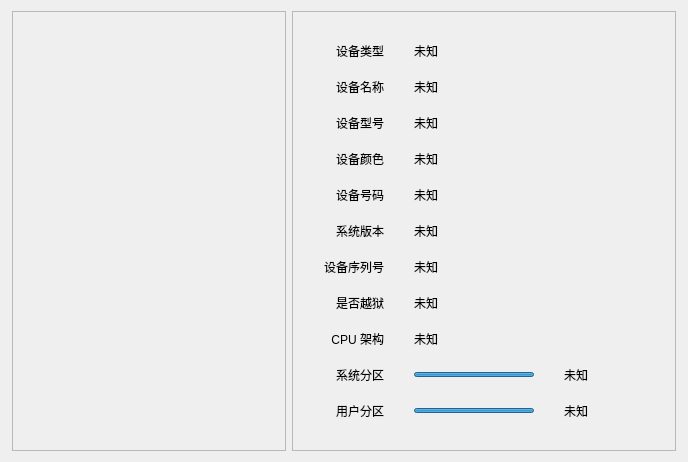
<?xml version="1.0" encoding="UTF-8"?>
<ui version="4.0">
 <class>BasicInfoDlg</class>
 <widget class="QFrame" name="BasicInfoDlg">
  <property name="geometry">
   <rect>
    <x>0</x>
    <y>0</y>
    <width>688</width>
    <height>462</height>
   </rect>
  </property>
  <property name="windowTitle">
   <string>BasicInfoDlg</string>
  </property>
  <layout class="QHBoxLayout" name="horizontalLayout">
   <item>
    <spacer name="horizontalSpacer">
     <property name="orientation">
      <enum>Qt::Horizontal</enum>
     </property>
     <property name="sizeHint" stdset="0">
      <size>
       <width>40</width>
       <height>20</height>
      </size>
     </property>
    </spacer>
   </item>
   <item>
    <widget class="QFrame" name="frame">
     <property name="frameShape">
      <enum>QFrame::StyledPanel</enum>
     </property>
     <property name="frameShadow">
      <enum>QFrame::Raised</enum>
     </property>
     <layout class="QVBoxLayout" name="verticalLayout">
      <item>
       <widget class="QLabel" name="picture">
        <property name="minimumSize">
         <size>
          <width>250</width>
          <height>350</height>
         </size>
        </property>
        <property name="maximumSize">
         <size>
          <width>250</width>
          <height>350</height>
         </size>
        </property>
        <property name="text">
         <string/>
        </property>
        <property name="pixmap">
         <pixmap resource="m6000.qrc">:/Image/iphone_5s_gold.png</pixmap>
        </property>
       </widget>
      </item>
     </layout>
    </widget>
   </item>
   <item>
    <widget class="QFrame" name="frame_2">
     <property name="sizePolicy">
      <sizepolicy hsizetype="Expanding" vsizetype="Preferred">
       <horstretch>0</horstretch>
       <verstretch>0</verstretch>
      </sizepolicy>
     </property>
     <property name="frameShape">
      <enum>QFrame::StyledPanel</enum>
     </property>
     <property name="frameShadow">
      <enum>QFrame::Raised</enum>
     </property>
     <layout class="QVBoxLayout" name="verticalLayout_2">
      <item>
       <spacer name="verticalSpacer_2">
        <property name="orientation">
         <enum>Qt::Vertical</enum>
        </property>
        <property name="sizeHint" stdset="0">
         <size>
          <width>20</width>
          <height>40</height>
         </size>
        </property>
       </spacer>
      </item>
      <item>
       <layout class="QHBoxLayout" name="horizontalLayout_2">
        <property name="spacing">
         <number>30</number>
        </property>
        <item>
         <widget class="QLabel" name="info_1">
          <property name="minimumSize">
           <size>
            <width>80</width>
            <height>30</height>
           </size>
          </property>
          <property name="maximumSize">
           <size>
            <width>80</width>
            <height>30</height>
           </size>
          </property>
          <property name="text">
           <string>设备类型</string>
          </property>
          <property name="alignment">
           <set>Qt::AlignRight|Qt::AlignTrailing|Qt::AlignVCenter</set>
          </property>
         </widget>
        </item>
        <item>
         <widget class="QLabel" name="lbDevType">
          <property name="minimumSize">
           <size>
            <width>250</width>
            <height>30</height>
           </size>
          </property>
          <property name="maximumSize">
           <size>
            <width>250</width>
            <height>30</height>
           </size>
          </property>
          <property name="text">
           <string>未知</string>
          </property>
         </widget>
        </item>
       </layout>
      </item>
      <item>
       <layout class="QHBoxLayout" name="horizontalLayout_3">
        <property name="spacing">
         <number>30</number>
        </property>
        <item>
         <widget class="QLabel" name="info_2">
          <property name="minimumSize">
           <size>
            <width>80</width>
            <height>30</height>
           </size>
          </property>
          <property name="maximumSize">
           <size>
            <width>80</width>
            <height>30</height>
           </size>
          </property>
          <property name="text">
           <string>设备名称</string>
          </property>
          <property name="alignment">
           <set>Qt::AlignRight|Qt::AlignTrailing|Qt::AlignVCenter</set>
          </property>
         </widget>
        </item>
        <item>
         <widget class="QLabel" name="lbDevName">
          <property name="minimumSize">
           <size>
            <width>250</width>
            <height>30</height>
           </size>
          </property>
          <property name="maximumSize">
           <size>
            <width>250</width>
            <height>30</height>
           </size>
          </property>
          <property name="text">
           <string>未知</string>
          </property>
         </widget>
        </item>
       </layout>
      </item>
      <item>
       <layout class="QHBoxLayout" name="horizontalLayout_4">
        <property name="spacing">
         <number>30</number>
        </property>
        <item>
         <widget class="QLabel" name="info_3">
          <property name="minimumSize">
           <size>
            <width>80</width>
            <height>30</height>
           </size>
          </property>
          <property name="maximumSize">
           <size>
            <width>80</width>
            <height>30</height>
           </size>
          </property>
          <property name="text">
           <string>设备型号</string>
          </property>
          <property name="alignment">
           <set>Qt::AlignRight|Qt::AlignTrailing|Qt::AlignVCenter</set>
          </property>
         </widget>
        </item>
        <item>
         <widget class="QLabel" name="lbDevModel">
          <property name="minimumSize">
           <size>
            <width>250</width>
            <height>30</height>
           </size>
          </property>
          <property name="maximumSize">
           <size>
            <width>250</width>
            <height>30</height>
           </size>
          </property>
          <property name="text">
           <string>未知</string>
          </property>
         </widget>
        </item>
       </layout>
      </item>
      <item>
       <layout class="QHBoxLayout" name="horizontalLayout_12">
        <property name="spacing">
         <number>30</number>
        </property>
        <item>
         <widget class="QLabel" name="info_11">
          <property name="minimumSize">
           <size>
            <width>80</width>
            <height>30</height>
           </size>
          </property>
          <property name="maximumSize">
           <size>
            <width>80</width>
            <height>30</height>
           </size>
          </property>
          <property name="text">
           <string>设备颜色</string>
          </property>
          <property name="alignment">
           <set>Qt::AlignRight|Qt::AlignTrailing|Qt::AlignVCenter</set>
          </property>
         </widget>
        </item>
        <item>
         <widget class="QLabel" name="lbExtraInfo">
          <property name="minimumSize">
           <size>
            <width>250</width>
            <height>30</height>
           </size>
          </property>
          <property name="maximumSize">
           <size>
            <width>250</width>
            <height>30</height>
           </size>
          </property>
          <property name="text">
           <string>未知</string>
          </property>
         </widget>
        </item>
       </layout>
      </item>
      <item>
       <layout class="QHBoxLayout" name="horizontalLayout_5">
        <property name="spacing">
         <number>30</number>
        </property>
        <item>
         <widget class="QLabel" name="info_4">
          <property name="minimumSize">
           <size>
            <width>80</width>
            <height>30</height>
           </size>
          </property>
          <property name="maximumSize">
           <size>
            <width>80</width>
            <height>30</height>
           </size>
          </property>
          <property name="text">
           <string>设备号码</string>
          </property>
          <property name="alignment">
           <set>Qt::AlignRight|Qt::AlignTrailing|Qt::AlignVCenter</set>
          </property>
         </widget>
        </item>
        <item>
         <widget class="QLabel" name="lbDevNumber">
          <property name="minimumSize">
           <size>
            <width>250</width>
            <height>30</height>
           </size>
          </property>
          <property name="maximumSize">
           <size>
            <width>250</width>
            <height>30</height>
           </size>
          </property>
          <property name="text">
           <string>未知</string>
          </property>
         </widget>
        </item>
       </layout>
      </item>
      <item>
       <layout class="QHBoxLayout" name="horizontalLayout_6">
        <property name="spacing">
         <number>30</number>
        </property>
        <item>
         <widget class="QLabel" name="info_5">
          <property name="minimumSize">
           <size>
            <width>80</width>
            <height>30</height>
           </size>
          </property>
          <property name="maximumSize">
           <size>
            <width>80</width>
            <height>30</height>
           </size>
          </property>
          <property name="text">
           <string>系统版本</string>
          </property>
          <property name="alignment">
           <set>Qt::AlignRight|Qt::AlignTrailing|Qt::AlignVCenter</set>
          </property>
         </widget>
        </item>
        <item>
         <widget class="QLabel" name="lbOsVersion">
          <property name="minimumSize">
           <size>
            <width>250</width>
            <height>0</height>
           </size>
          </property>
          <property name="maximumSize">
           <size>
            <width>250</width>
            <height>16777215</height>
           </size>
          </property>
          <property name="text">
           <string>未知</string>
          </property>
         </widget>
        </item>
       </layout>
      </item>
      <item>
       <layout class="QHBoxLayout" name="horizontalLayout_7">
        <property name="spacing">
         <number>30</number>
        </property>
        <item>
         <widget class="QLabel" name="info_6">
          <property name="minimumSize">
           <size>
            <width>80</width>
            <height>30</height>
           </size>
          </property>
          <property name="maximumSize">
           <size>
            <width>80</width>
            <height>30</height>
           </size>
          </property>
          <property name="text">
           <string>设备序列号</string>
          </property>
          <property name="alignment">
           <set>Qt::AlignRight|Qt::AlignTrailing|Qt::AlignVCenter</set>
          </property>
         </widget>
        </item>
        <item>
         <widget class="QLabel" name="lbSerialNum">
          <property name="minimumSize">
           <size>
            <width>250</width>
            <height>30</height>
           </size>
          </property>
          <property name="maximumSize">
           <size>
            <width>250</width>
            <height>30</height>
           </size>
          </property>
          <property name="text">
           <string>未知</string>
          </property>
         </widget>
        </item>
       </layout>
      </item>
      <item>
       <layout class="QHBoxLayout" name="horizontalLayout_8">
        <property name="spacing">
         <number>30</number>
        </property>
        <item>
         <widget class="QLabel" name="info_7">
          <property name="minimumSize">
           <size>
            <width>80</width>
            <height>30</height>
           </size>
          </property>
          <property name="maximumSize">
           <size>
            <width>80</width>
            <height>30</height>
           </size>
          </property>
          <property name="text">
           <string>是否越狱</string>
          </property>
          <property name="alignment">
           <set>Qt::AlignRight|Qt::AlignTrailing|Qt::AlignVCenter</set>
          </property>
         </widget>
        </item>
        <item>
         <widget class="QLabel" name="lbRoot">
          <property name="minimumSize">
           <size>
            <width>250</width>
            <height>30</height>
           </size>
          </property>
          <property name="maximumSize">
           <size>
            <width>250</width>
            <height>30</height>
           </size>
          </property>
          <property name="text">
           <string>未知</string>
          </property>
         </widget>
        </item>
       </layout>
      </item>
      <item>
       <layout class="QHBoxLayout" name="horizontalLayout_9">
        <property name="spacing">
         <number>30</number>
        </property>
        <item>
         <widget class="QLabel" name="info_8">
          <property name="minimumSize">
           <size>
            <width>80</width>
            <height>30</height>
           </size>
          </property>
          <property name="maximumSize">
           <size>
            <width>80</width>
            <height>30</height>
           </size>
          </property>
          <property name="text">
           <string>CPU 架构</string>
          </property>
          <property name="alignment">
           <set>Qt::AlignRight|Qt::AlignTrailing|Qt::AlignVCenter</set>
          </property>
         </widget>
        </item>
        <item>
         <widget class="QLabel" name="lbCpuArc">
          <property name="minimumSize">
           <size>
            <width>250</width>
            <height>30</height>
           </size>
          </property>
          <property name="maximumSize">
           <size>
            <width>250</width>
            <height>30</height>
           </size>
          </property>
          <property name="text">
           <string>未知</string>
          </property>
         </widget>
        </item>
       </layout>
      </item>
      <item>
       <layout class="QHBoxLayout" name="horizontalLayout_10">
        <property name="spacing">
         <number>30</number>
        </property>
        <item>
         <widget class="QLabel" name="info_9">
          <property name="minimumSize">
           <size>
            <width>80</width>
            <height>30</height>
           </size>
          </property>
          <property name="maximumSize">
           <size>
            <width>80</width>
            <height>30</height>
           </size>
          </property>
          <property name="text">
           <string>系统分区</string>
          </property>
          <property name="alignment">
           <set>Qt::AlignRight|Qt::AlignTrailing|Qt::AlignVCenter</set>
          </property>
         </widget>
        </item>
        <item>
         <widget class="QProgressBar" name="prgSystemUsage">
          <property name="minimumSize">
           <size>
            <width>0</width>
            <height>5</height>
           </size>
          </property>
          <property name="maximumSize">
           <size>
            <width>16777215</width>
            <height>5</height>
           </size>
          </property>
          <property name="value">
           <number>100</number>
          </property>
          <property name="textVisible">
           <bool>false</bool>
          </property>
         </widget>
        </item>
        <item>
         <widget class="QLabel" name="lbSysUsage">
          <property name="minimumSize">
           <size>
            <width>100</width>
            <height>30</height>
           </size>
          </property>
          <property name="maximumSize">
           <size>
            <width>100</width>
            <height>30</height>
           </size>
          </property>
          <property name="text">
           <string>未知</string>
          </property>
         </widget>
        </item>
       </layout>
      </item>
      <item>
       <layout class="QHBoxLayout" name="horizontalLayout_11">
        <property name="spacing">
         <number>30</number>
        </property>
        <item>
         <widget class="QLabel" name="info_10">
          <property name="minimumSize">
           <size>
            <width>80</width>
            <height>30</height>
           </size>
          </property>
          <property name="maximumSize">
           <size>
            <width>80</width>
            <height>30</height>
           </size>
          </property>
          <property name="text">
           <string>用户分区</string>
          </property>
          <property name="alignment">
           <set>Qt::AlignRight|Qt::AlignTrailing|Qt::AlignVCenter</set>
          </property>
         </widget>
        </item>
        <item>
         <widget class="QProgressBar" name="prgUserUsage">
          <property name="minimumSize">
           <size>
            <width>0</width>
            <height>5</height>
           </size>
          </property>
          <property name="maximumSize">
           <size>
            <width>16777215</width>
            <height>5</height>
           </size>
          </property>
          <property name="value">
           <number>100</number>
          </property>
          <property name="textVisible">
           <bool>false</bool>
          </property>
         </widget>
        </item>
        <item>
         <widget class="QLabel" name="lbUserUsage">
          <property name="minimumSize">
           <size>
            <width>100</width>
            <height>30</height>
           </size>
          </property>
          <property name="maximumSize">
           <size>
            <width>100</width>
            <height>30</height>
           </size>
          </property>
          <property name="text">
           <string>未知</string>
          </property>
         </widget>
        </item>
       </layout>
      </item>
      <item>
       <spacer name="verticalSpacer">
        <property name="orientation">
         <enum>Qt::Vertical</enum>
        </property>
        <property name="sizeHint" stdset="0">
         <size>
          <width>20</width>
          <height>40</height>
         </size>
        </property>
       </spacer>
      </item>
     </layout>
    </widget>
   </item>
   <item>
    <spacer name="horizontalSpacer_2">
     <property name="orientation">
      <enum>Qt::Horizontal</enum>
     </property>
     <property name="sizeHint" stdset="0">
      <size>
       <width>40</width>
       <height>20</height>
      </size>
     </property>
    </spacer>
   </item>
  </layout>
 </widget>
 <layoutdefault spacing="6" margin="11"/>
 <resources>
  <include location="m6000.qrc"/>
 </resources>
 <connections/>
</ui>
